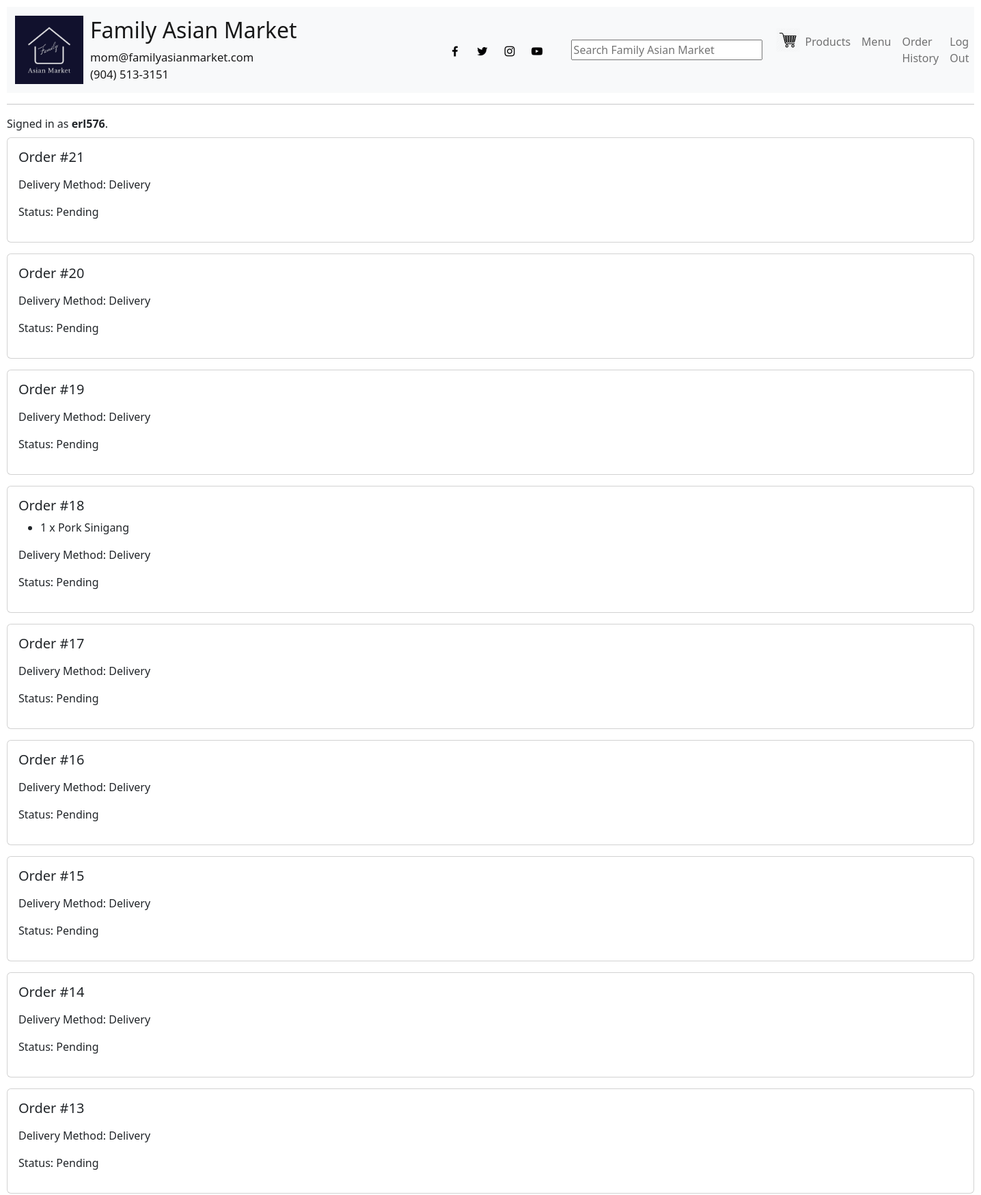
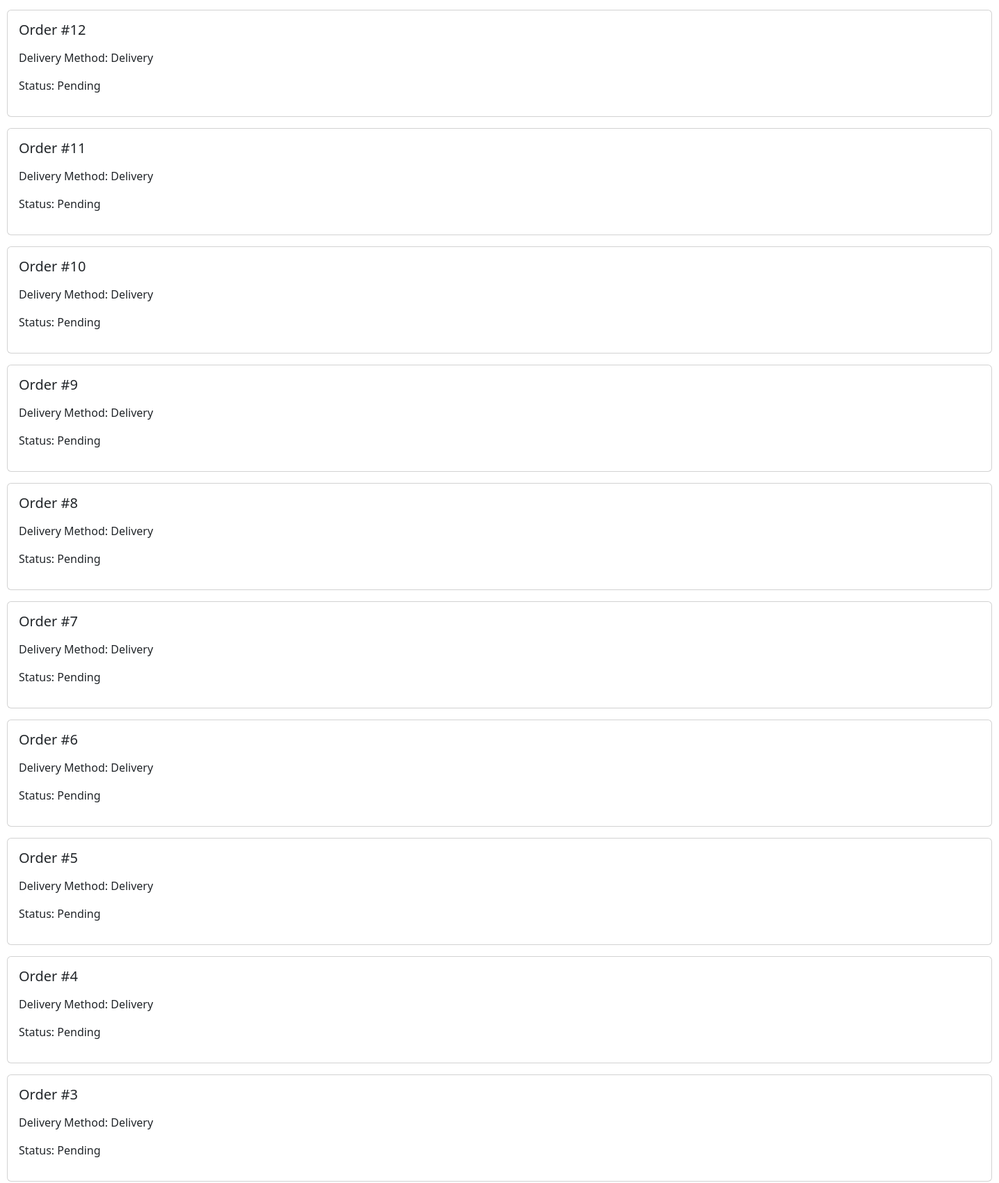
The page /order (signed in, upper part) on the database its author committed (2 pictures, top to bottom).
### grocery/models.py (models this page shows, shortened)
class User(AbstractUser):
    is_admin = models.BooleanField(default=False)

class Order(models.Model):
    user = models.ForeignKey(User, on_delete=models.CASCADE, related_name="orders")
    created_at = models.DateTimeField(auto_now_add=True)
    updated_at = models.DateTimeField(auto_now=True)
    delivery_method = models.CharField(max_length=20, choices=[("delivery", "Delivery"), ("pickup", "Pickup")], default="delivery")
    recipient_first = models.CharField(max_length=20, default="", null=True, blank=True)
    recipient_middle = models.CharField(max_length=20, default="", null=True, blank=True)
    recipient_last = models.CharField(max_length=20, default="", null=True, blank=True)
    recipient_address = models.CharField(max_length=50, default="", null=True, blank=True)
    recipient_city = models.CharField(max_length=20, default="", null=True, blank=True)
    recipient_state = models.CharField(max_length=15, default="", null=True, blank=True)
    recipient_zip = models.IntegerField(default=0, null=True, blank=True)  # You can set a default ZIP code here
    status = models.CharField(max_length=20, choices=[("pending", "Pending"), ("fulfilled", "Fulfilled"), ("cancelled", "Cancelled")], default="pending")

class OrderItem(models.Model):
    order = models.ForeignKey(Order, on_delete=models.CASCADE, related_name='order_items')
    item = models.ForeignKey(Item, on_delete=models.CASCADE)
    quantity = models.PositiveIntegerField(default=1)
    price = models.DecimalField(max_digits=19, decimal_places=2)

class Item(models.Model):
    active = models.BooleanField(default=True)
    category = models.ForeignKey("Category", on_delete=models.SET_NULL, blank=True, null=True)
    description = models.TextField(blank=True)
    image_url = models.URLField(blank=True)
    price = models.DecimalField(max_digits=19, decimal_places=2)
    title = models.CharField(max_length=255)

### grocery/views.py (the view)
# urls.py: path("order", views.order, name="order"),
@login_required
def order(request):
    orders = Order.objects.filter(user=request.user).order_by('-created_at')
    return render(request, 'grocery/history.html', {'orders': orders})

### grocery/templates/grocery/history.html (shortened to what this page needs)
{% extends "grocery/layout.html" %}
{% block body %}
    {% if orders %}
        {% for order in orders %}
            <div class="card mb-3">
                <div class="card-body">
                    <h5 class="card-title">Order #{{ order.id }}</h5>
                    <ul>
                        {% for item in order.order_items.all %}
                            <li>{{ item.quantity }} x {{ item.item.title }}</li>
                        {% endfor %}
                    </ul>
                    <p>Delivery Method: {{ order.get_delivery_method_display }}</p>
                    <p>Status: {{ order.get_status_display }}</p>
                </div>
            </div>
        {% endfor %}
    {% else %}
        <p>No orders to display.</p>
    {% endif %}
{% endblock %}

### grocery/templates/grocery/layout.html (shortened to what this page needs)
{% load static %}
<!DOCTYPE html>
<html lang="en">
<head>
    <link href="https://cdn.jsdelivr.net/npm/bootstrap@5.2.3/dist/css/bootstrap.min.css" rel="stylesheet">
    <link href="{% static 'grocery/styles.css' %}" rel="stylesheet">
</head>
<body>
    <nav class="navbar navbar-expand-lg navbar-light bg-light">
        <div class="container-fluid">
            <a href="{% url 'index' %}" style="text-decoration: none; color: inherit;">
            <div class="navbar-brand">
                <img src="{% static 'grocery/logo.jpg' %}" alt="Family Asian Market" width="100" height="100" class="d-inline-block align-top">
                <div>
                    <h1 class="h2">Family Asian Market</h1>
                    <p class="mb-0">mom@familyasianmarket.com</p>
                    <p class="mb-0">(904) 513-3151</p>
                </div>
            </div>
            </a>
            <div class="social-links">
                <a href="https://www.facebook.com/familyasianmarket"><img src="{% static 'grocery/facebook-icon.png' %}" alt="Facebook" width="20" height="20"></a>
                <a href="https://twitter.com/famasianmarket"><img src="{% static 'grocery/twitter-icon.png' %}" alt="Twitter" width="20" height="20"></a>
                <a href="https://www.instagram.com/familyasianmarket"><img src="{% static 'grocery/instagram-icon.png' %}" alt="Instagram" width="20" height="20"></a>
                <a href="https://www.youtube.com/channel/UCECHpheGqyRjmMUT6CNbSTA"><img src="{% static 'grocery/youtube-icon.png' %}" alt="Youtube" width="20" height="20"></a>
            </div>
            <div class="search-bar">
                <form action="{% url 'search' %}" method="GET">
                    <input class="search" type="text" name="q" style="width: 280px;" placeholder="Search Family Asian Market">
                </form>
            </div>
            <div class="collapse navbar-collapse justify-content-end" id="navbarNavAltMarkup">
                <ul class="navbar-nav">
                    <li class="nav-item">
                        <a href="{% url 'cart' %}"><img src="{% static 'grocery/cart.png' %}" alt="Cart" width="35" height="35"></a>
                    </li>
                    <li class="nav-item">
                        <a class="nav-link" href="{% url 'products' %}">Products</a>
                    </li>
                    <li class="nav-item">
                        <a class="nav-link" href="{% url 'menu' %}">Menu</a>
                    </li>
                    {% if user.is_authenticated %}
                        {% if user.is_admin %}
                        <li class="nav-item">
                            <a class="nav-link" href="{% url 'create' %}">Create Item</a>
                        </li>
                        {% else %}
                        <li class="nav-item">
                            <a class="nav-link" href="{% url 'history' user_id=user.id %}">Order History</a>
                        </li>
                        {% endif %}
                        <li class="nav-item">
                            <a class="nav-link" href="{% url 'logout' %}">Log Out</a>
                        </li>
                    {% endif %}
                </ul>
            </div>
        </div>
    </nav>
    <hr>
    <div>
        {% if user.is_authenticated %}
            Signed in as <strong>{{ user.username }}</strong>.
        {% endif %}
    </div>
    {% block body %}
    {% endblock %}
</body>
</html>

### grocery/static/grocery/styles.css (style rules this page uses)
body { padding: 10px; }
.navbar-brand { display: flex; align-items: center; }
.navbar-brand p { margin-left: 10px; margin-right: 100px; font-size: smaller; }
.navbar-brand h1 { margin-right: 100px; margin-left: 10px; }
.social-links { display: flex; align-items: center; margin-left: 95px; margin-right: 0px; }
.social-links a { margin-right: 10px; margin-left: 10px; }
.search-bar { margin-right: 20px; margin-left: 30px; }

### rows shown on the page
User: username "erl576"
Order: id "21", delivery_method "Delivery", status "Pending"
Order: id "20", delivery_method "Delivery", status "Pending"
Order: id "19", delivery_method "Delivery", status "Pending"
Order: id "18", delivery_method "Delivery", status "Pending"
OrderItem: quantity "1", item "Pork Sinigang"
Order: id "17", delivery_method "Delivery", status "Pending"
Order: id "16", delivery_method "Delivery", status "Pending"
Order: id "15", delivery_method "Delivery", status "Pending"
Order: id "14", delivery_method "Delivery", status "Pending"
Order: id "13", delivery_method "Delivery", status "Pending"
Order: id "12", delivery_method "Delivery", status "Pending"
Order: id "11", delivery_method "Delivery", status "Pending"
Order: id "10", delivery_method "Delivery", status "Pending"
Order: id "9", delivery_method "Delivery", status "Pending"
Order: id "8", delivery_method "Delivery", status "Pending"
Order: id "7", delivery_method "Delivery", status "Pending"
Order: id "6", delivery_method "Delivery", status "Pending"
Order: id "5", delivery_method "Delivery", status "Pending"
Order: id "4", delivery_method "Delivery", status "Pending"
Order: id "3", delivery_method "Delivery", status "Pending"
